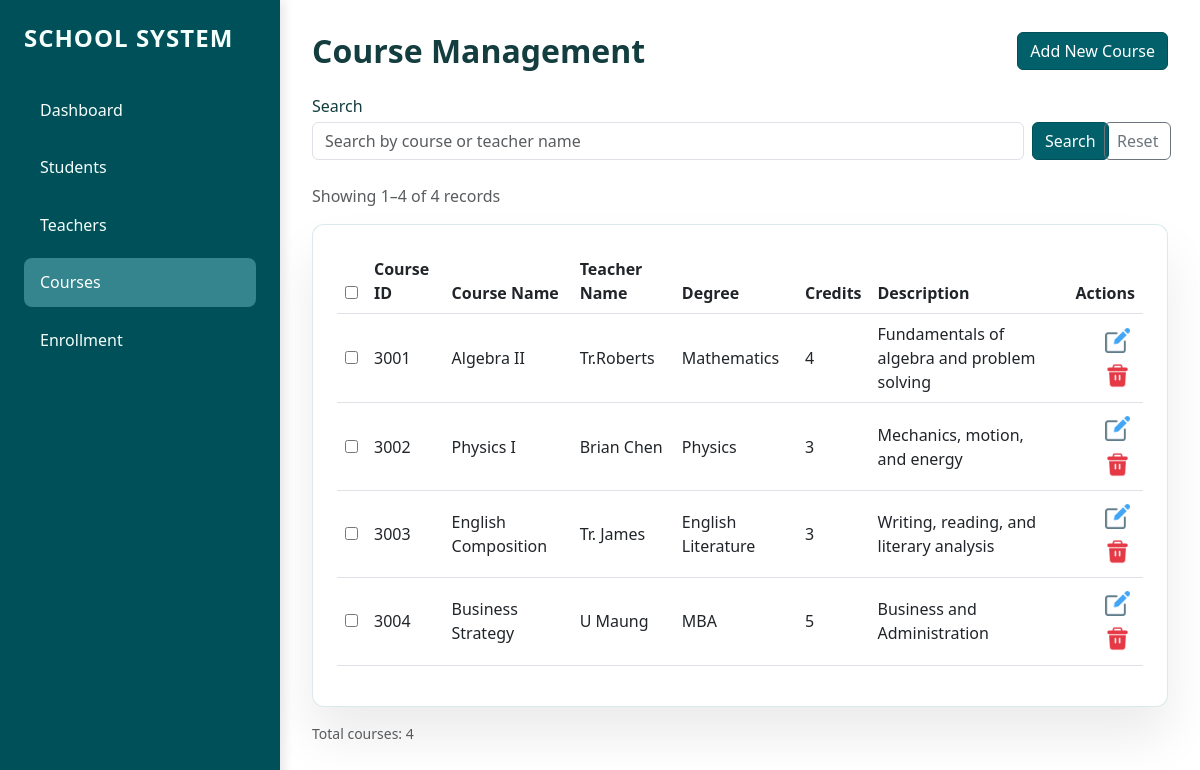
/courses, run on an earlier commit of the app's database.
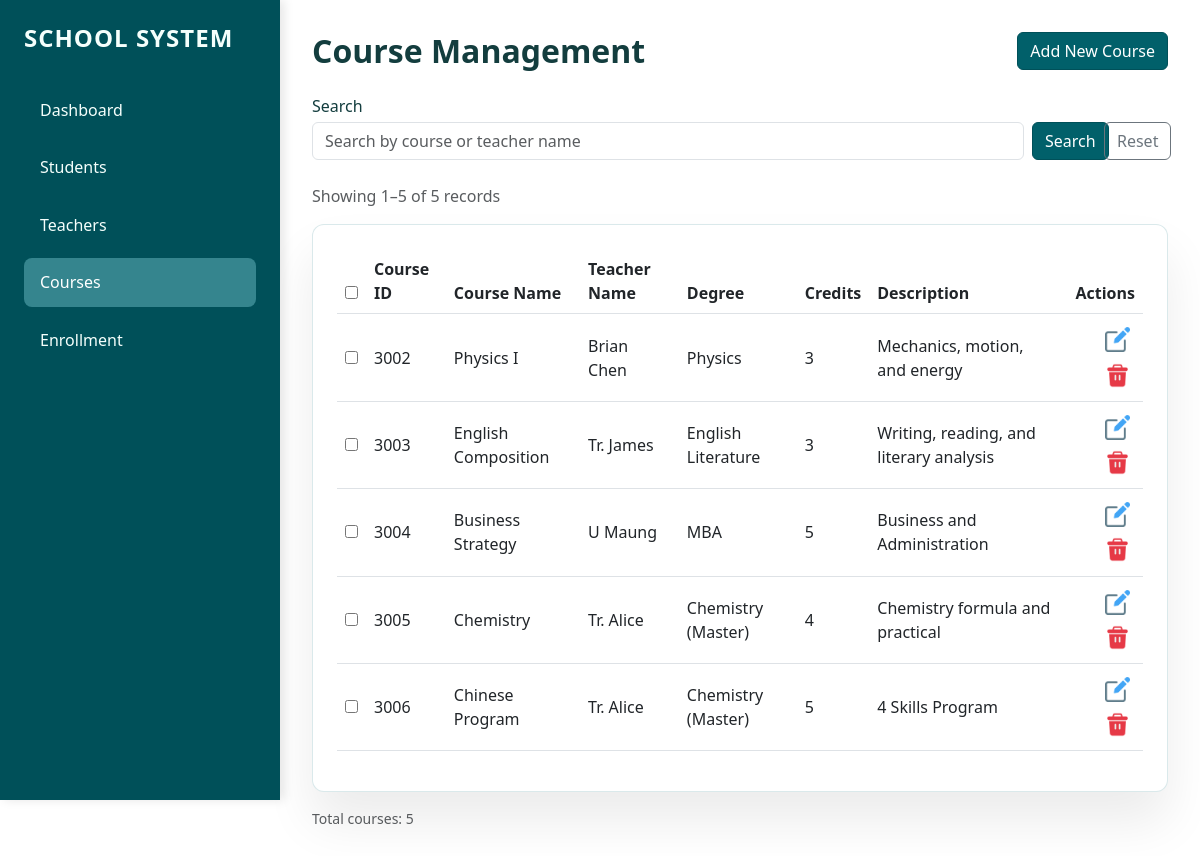
And on a later commit of the database.
### tables this page shows
CREATE TABLE courses (
                course_id INTEGER PRIMARY KEY AUTOINCREMENT,
                course_name TEXT NOT NULL,
                teacher_id INTEGER,
                credits INTEGER,
                description TEXT,
                FOREIGN KEY (teacher_id) REFERENCES teachers (teacher_id)
            );

CREATE TABLE teachers (
                teacher_id INTEGER PRIMARY KEY AUTOINCREMENT,
                name TEXT NOT NULL,
                email TEXT,
                degree TEXT,
                hire_date DATE
            );

### app.py (the view, shortened to what this page needs)
@app.route("/courses", methods=["GET", "POST"])
def courses_page():
    search = request.args.get("search", "").strip()
    page = request.args.get("page", 1, type=int)
    per_page = 5
    courses, total = database.get_courses(
        search_text=search or None, page=page, per_page=per_page
    )
    total_pages = (total + per_page - 1) // per_page
    start = (page - 1) * per_page + 1 if total > 0 else 0
    end = min(page * per_page, total)
    return render_template(
        "courses.html",
        courses=courses,
        teachers=database.get_all_teachers(),
        search=search,
        page=page,
        total_pages=total_pages,
        total=total,
        start=start,
        end=end,
    )

### database.py (called while the page is built)
def get_connection():
    conn = sqlite3.connect(DB_NAME, timeout=30)
    conn.execute('PRAGMA foreign_keys = ON')
    conn.row_factory = sqlite3.Row
    return conn

def get_all_teachers():
    teachers, _ = get_teachers(page=None, per_page=None)
    return teachers

### templates/courses.html (shortened to what this page needs)
{% extends "base.html" %}
{% block content %}
<div class="d-flex justify-content-between align-items-center mb-4">
    <h2 class="mb-0 fw-bold fs-20">Course Management</h2>
    <button class="btn btn-primary" data-bs-toggle="modal" data-bs-target="#addModal">Add New Course</button>
</div>
<form method="GET" action="{{ url_for('courses_page') }}" class="row g-2 align-items-end mb-4">
    <div class="col-md-10">
        <label for="search" class="form-label mb-1">Search</label>
        <input type="search" name="search" class="form-control" placeholder="Search by course or teacher name"
            value="{{ search | default('') }}">
    </div>
    <div class="col-md-1 d-grid">
        <button type="submit" class="btn btn-outline-primary w-100">Search</button>
    </div>
    <div class="col-md-1 d-grid">
        <a href="{{ url_for('courses_page') }}" class="btn btn-outline-secondary">Reset</a>
    </div>
</form>
<p class="text-muted">Showing {{ start }}–{{ end }} of {{ total }} records</p>
<div class="card-custom">
    <table class="table align-middle">
        <thead>
            <tr>
                <th><input type="checkbox" id="selectAll"></th>
                <th>Course ID</th>
                <th>Course Name</th>
                <th>Teacher Name</th>
                <th>Degree</th>
                <th>Credits</th>
                <th>Description</th>
                <th class="text-end">Actions</th>
            </tr>
        </thead>
        <tbody>
            {% for s in courses %}
            <tr>
                <td><input type="checkbox" class="rowCheckbox" value="{{ s['course_id'] }}"></td>
                <td>{{ s['course_id'] }}</td>
                <td>{{ s['course_name'] }}</td>
                <td>{{ s['teacher_name'] or 'No Teacher' }}</td>
                <td>{{ s['degree'] }}</td>
                <td>{{ s['credits'] }}</td>
                <td>{{ s['description'] }}</td>
                <td class="text-end">
                    <button class="btn btn-sm btn-outline-secondary" data-bs-toggle="modal"
                        data-bs-target="#edit{{ s['course_id'] }}"><img
                            src="{{ url_for('static', filename='image/edit.png') }}" alt="Edit"
                            style="width: 1rem; height: 1rem;"></button>
                    <form action="/courses/{{ s['course_id'] }}/delete" method="POST" class="d-inline row-delete-form" data-item-name="course {{ s['course_name'] }}">
                        <button type="submit" class="btn btn-sm delete-row-delete-btn"><img
                                src="{{ url_for('static', filename='image/delete.png') }}" alt="Delete"
                                style="width: 1rem; height: 1rem;"></button>
                    </form>
                </td>
            </tr>
            {% endfor %}
        </tbody>
    </table>
</div>
<div class="d-flex justify-content-between align-items-center mt-3">
    <small class="text-muted">Total courses: {{ total }}</small>
</div>
{% endblock %}

### templates/base.html (shortened to what this page needs)
<!DOCTYPE html>
<html lang="en">
<head>
    <link href="https://cdn.jsdelivr.net/npm/bootstrap@5.3.0/dist/css/bootstrap.min.css" rel="stylesheet">
    <link rel="stylesheet" href="https://cdn.jsdelivr.net/npm/bootstrap-icons@1.10.0/font/bootstrap-icons.css">
    <link rel="stylesheet" href="{{ url_for('static', filename='style.css') }}">
</head>
<body>
    <div class="sidebar">
        <h2 style="font-size: 1.5rem; font-weight: 750;">School System</h2>
        <nav>
            <a href="/dashboard" class="nav-link {% if request.path == '/dashboard' %}active{% endif %}">Dashboard</a>
            <a href="/students" class="nav-link {% if request.path == '/students' %}active{% endif %}">Students</a>
            <a href="/teachers" class="nav-link {% if request.path == '/teachers' %}active{% endif %}">Teachers</a>
            <a href="/courses" class="nav-link {% if request.path == '/courses' %}active{% endif %}">Courses</a>
            <a href="/enrollment"
                class="nav-link {% if request.path == '/enrollment' %}active{% endif %}">Enrollment</a>
        </nav>
    </div>
    <div class="main-content">
        {% block content %}
        {% endblock %}
    </div>
    </body>
</html>

### static/style.css (style rules this page uses)
:root { --sidebar-width: 280px; --primary-bg: #ffffff; --sidebar-color: #005059; --accent: #7DA78C; --accent-strong: rgb(53, 133, 142); --accent-soft: rgb(53, 133, 142,0.5); --text-muted: rgba(255, 255, 255, 0.85); --text-strong: #f5fffc; --card-bg: #ffffff; --card-border: rgba(53, 133, 142, 0.18); }
body { background: var(--primary-bg); margin: 0; font-family: 'Segoe UI', Tahoma, Geneva, Verdana, sans-serif; color: #133d3e; }
.sidebar { width: var(--sidebar-width); height: 100vh; background: var(--sidebar-color); color: white; position: fixed; left: 0; top: 0; padding: 1.5rem; box-shadow: 4px 0 10px rgba(0, 0, 0, 0.1); }
.sidebar h2 { font-size: 1.2rem; font-weight: 700; margin-bottom: 2rem; color: var(--text-strong); text-transform: uppercase; letter-spacing: 1px; }
.nav-link { color: var(--text-strong); text-decoration: none; display: block; padding: 0.8rem 1rem; margin: 0.5rem 0; border-radius: 8px; transition: all 0.3s ease; }
.nav-link:hover, .nav-link.active { background: var(--accent-strong); color: white; }
.btn-primary, .btn-outline-primary, .btn-success { color: #ffffff; background-color: #01606a !important; border-color: #005059 !important; }
.d-flex.justify-content-between.align-items-center.mb-4>.btn-primary { min-width: 140px; }
.main-content { margin-left: var(--sidebar-width); padding: 2rem; width: calc(100% - var(--sidebar-width)); min-height: 100vh; background: transparent; }
.delete-row-delete-btn { background: transparent !important; border: none !important; border-radius: 0 !important; box-shadow: none !important; padding: 0; width: 2.2rem; height: 2.2rem; display: inline-flex; align-items: center; justify-content: center; }
.delete-row-delete-btn img { width: 25px !important; height: 25px !important; }
button[data-bs-target^="#edit"] img { width: 25px !important; height: 25px !important; align-items: center; justify-content: center; background: transparent !important; border: none !important; padding: 0 !important; }
button[data-bs-target^="#edit"] { background: transparent !important; border: none !important; border-radius: 0 !important; box-shadow: none !important; padding: 0; width: 2.2rem; height: 2.2rem; display: inline-flex; align-items: center; justify-content: center; }
.card-custom { background: var(--card-bg); border-radius: 12px; padding: 1.5rem; box-shadow: 0 30px 50px rgba(0, 0, 0, 0.08); border: 1px solid var(--card-border); }

What changed in the data, as far as the page shows it:
removed courses: course_id "3001", course_name "Algebra II", name "Tr.Roberts", degree "Mathematics", credits "4", description "Fundamentals of algebra and problem solving"
added courses: course_id "3005", course_name "Chemistry", name "Tr. Alice", degree "Chemistry (Master)", credits "4", description "Chemistry formula and practical"
added courses: course_id "3006", course_name "Chinese Program", name "Tr. Alice", degree "Chemistry (Master)", credits "5", description "4 Skills Program"
Also different on the page:
{{ end }}: "4" → "5"
{{ total }}: "4" → "5"
